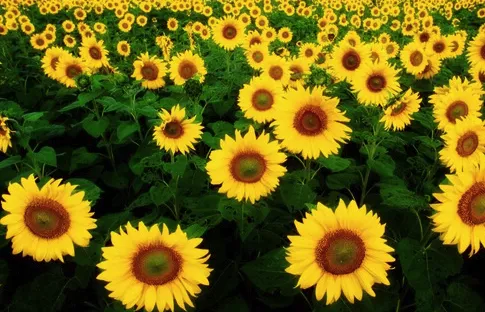
#> input picture PicsForCode/FeatureExtract/flower.webp, 485 x 312 px, found by its file name
$ python MySIFTCopy.py
#> lines starting #> are read from the running program, lines starting #| are printed output that depends on the picture; after the words box and inside, x2 and y2 are one past the last pixel; in counts of white or black regions, pixels touching at a corner belong together; long printed decimals are rounded
# Scale-Invariant Feature Transform
import cv2
import numpy as np
import math

class MyDifferenceOfGaussianPyramid():
    """
    ClassName       :   高斯差分金字塔 \n
    ClassDescribe   :   \n
    Specification   :   \n
    """

    def __init__(self, imgOrigin, octaveNumOfPyramid = None, wantedUsefulDOGs = None, T=0.04, visualGenerate = False):
        """
        FunctionDescribe:
                            Init the DOGs Pyramid. Octaves模拟近大远小，高斯核卷积模拟清晰和模糊 \n
        InputParameter  :
                            ① \n
                            ②octaveNumOfPyramid(>0) : 如果是None，则使用论文推荐值 \n
                            ③wantedUsefulDOGs(>0)   : 一层octave差分得到的DOGs中可用于三维特征提取的层数，其值+3即为一层octave所含的slices数量 \n
                                                        +3的解释：首先DOGs的上下两层不能使用(无法求导找极值点)，所以+2;其次是差分所得，所以要再+1 \n
        OutputParameter :
                            ①②③④⑤⑥⑦⑧⑨⑩ \n
        Specification   :
                            Related Blog : https://www.bilibili.com/video/BV1Qb411W7cK/ \n
        """
        if len(imgOrigin.shape)!=2:  # 图片维数必须为2
            print("[myDifferenceOfGaussianPyramid::__init__] : The img's dimension is not 2.")
            exit(-1)
        self.imgOrigin = imgOrigin

        if octaveNumOfPyramid is None :
            self.octaveNumOfPyramid = int(math.log2(min(imgOrigin.shape[0], imgOrigin.shape[1])))-3  # 金字塔大层数（论文推荐数量）
        elif octaveNumOfPyramid < 0:
            print("[myDifferenceOfGaussianPyramid::__init__] : octaveNumOfPyramid < 0.")
            exit(-1)

        if wantedUsefulDOGs is None:  # 没传入值，默认 sliceNumOfOctave = 10
            self.wantedUsefulDOGs = 12
            self.sliceNumOfOctave = 15  # 12 + 3
        elif wantedUsefulDOGs < 0:  # 给不合理的值
            print("[myDifferenceOfGaussianPyramid::__init__] : wantedUsefulDOGs < 0.")
            exit(-1)
        else:  # 正常wantedUsefulDOGs值 + 3得到sliceNumOfOctave
            self.wantedUsefulDOGs = wantedUsefulDOGs
            self.sliceNumOfOctave = self.wantedUsefulDOGs + 3

        self.sigmaGainPerSlice = 2**(1/wantedUsefulDOGs)  # 同一Octave中，相邻slice的sigma增益（论文推荐值）
        self.sigmaGainPerOctave = 2  # 相邻octave的sigma增益（论文推荐值，self.sigmaGainPerSlice的wantedUsefulDOGs次方，即为2）
        self.allOctaves = []  # 创建Octaves数组
        self.pyramidFirstSigma = math.sqrt(1.6**2-0.5**2)  # 论文经验值
        self.visualGenerate = visualGenerate
        self.T = T
        self.generateGaussianOctaves()  # 在初始化时，顺便构建高斯金字塔(不是差分)

    def generateGaussianOctaves(self):
        tempOctaveImg = self.imgOrigin
        tempOctaveSigma = self.pyramidFirstSigma
        for octaveID in range(self.octaveNumOfPyramid):  # idx小的在下
            tempOctave = self.MyOctave(octaveID, self.sliceNumOfOctave, tempOctaveImg, tempOctaveSigma
                                        , self.sigmaGainPerSlice, self.wantedUsefulDOGs, self.T, self.visualGenerate)  # 会自动调用slice的generate函数

            (self.allOctaves).append(tempOctave)  # 加入金字塔

            tempOctaveImg = cv2.pyrDown(tempOctaveImg)  # 为上一层做准备，下采样，缩小为1/2
            tempOctaveSigma = tempOctaveSigma*self.sigmaGainPerOctave


    class MyOctave():
        """
        ClassName       :
        ClassDescribe   :   内部类
        Specification   :
        """
        def __init__(self, octaveID, sliceNumOfOctave, octaveGrayImg, octaveFirstSigma, sigmaGainPerSlice, wantedUsefulDOGs, T, visualGenerate = False):
            self.octaveID = octaveID  # octave的编号，小的在下，尺寸跟大
            self.sliceNumOfOctave = sliceNumOfOctave  # octave所含slice数量
            self.DOGNumOfOctave = sliceNumOfOctave -1  # octave所含DOG数量
            self.octaveGrayImg = octaveGrayImg  # 高斯卷积所用的原始图像
            self.slicesShape = octaveGrayImg.shape  # slice尺寸(slice 和 DOG 尺寸相同)
            # [sigma, row, col]
            self.octaveGaussianImgs = np.zeros((self.sliceNumOfOctave,self.slicesShape[0],self.slicesShape[1]),dtype=np.float32)  # 高斯卷积后的各个图像
            # [sigma, row, col]
            self.octaveDOGs = np.zeros((self.DOGNumOfOctave,self.slicesShape[0],self.slicesShape[1]),dtype=np.float32)  # 一层octave差分结果
            self.octaveFirstSigma = octaveFirstSigma  # 初始sigma
            self.octaveSigmas = []  # 高斯卷积的各个sigma
            self.sigmaGainPerSlice = sigmaGainPerSlice  # slice间的sigma放大比例
            self.octaveGaussianKSize = []  # 高斯卷积核的大小
            self.wantedUsefulDOGs = wantedUsefulDOGs
            self.T = T
            self.visualGenerate = visualGenerate
            self.preciseKeyPointsPosInOctaveList = []
            self.preciseKeyPointsPosInOriginImgList = []
            self.generateOctaveSlices()  # 初始化时，顺便将slices生成
            self.generateOctaveDOGs()

        def generateOctaveSlices(self):
            tempSigma = self.octaveFirstSigma
            for sliceID in range(self.sliceNumOfOctave):
                tempKSize = self.get2DGaussianKernelSizeBySigma(tempSigma)
                (self.octaveGaussianKSize).append(tempKSize)

                tempGaussianImg = cv2.GaussianBlur(self.octaveGrayImg, ksize=tempKSize, sigmaX=tempSigma)
                (self.octaveGaussianImgs)[sliceID] = cv2.GaussianBlur(self.octaveGrayImg, ksize=tempKSize, sigmaX=tempSigma)

                (self.octaveSigmas).append(tempSigma)

                if self.visualGenerate:
                    print("[MyOctave] : ", "octaveID : ", self.octaveID, " | slicesShape : "
                            , self.slicesShape, " | sliceID : " ,sliceID ," | kSize : ", tempKSize ," | sigma : ", tempSigma)
                    cv2.imshow("tempGaussianImg", tempGaussianImg)
                    cv2.waitKey(200)
                    cv2.destroyAllWindows()

                tempSigma = tempSigma*self.sigmaGainPerSlice  # 为下一次sigma做准备

        def generateOctaveDOGs(self):
            for tempDOGID in range(self.DOGNumOfOctave):
                tempDOG = self.octaveGaussianImgs[tempDOGID]-self.octaveGaussianImgs[tempDOGID+1]
                (self.octaveDOGs)[tempDOGID] = tempDOG
                if self.visualGenerate:
                    cv2.imshow("tempGaussianImg", tempDOG)
                    cv2.waitKey(200)
                    cv2.destroyAllWindows()

        def get2DGaussianKernelSizeBySigma(self, sigma):  # 使用sigma反推kernelSize，二维元组
            # 利用OpenCV函数： getGaussianKernel()中的ksize推sigma进行反推  # 也有别的反推策略(×3+1、×6+1)
            # https://docs.opencv.org/4.x/d4/d86/group__imgproc__filter.html#gac05a120c1ae92a6060dd0db190a61afa
            # kernelLen = int(((sigma-0.8)/0.3+1)*2+1)  # 利用OpenCV函数反推
            kernelLen = int(3*sigma +1)  # ×3+1的反推策略

            if kernelLen%2.0==0:  # 保证为奇数
                kernelLen = kernelLen+1
            return (kernelLen,kernelLen)

        def locateDiscreteKeyPointsInDOGs(self, wantedUsefulDOGs):
            # 先使用threshold筛选
            contrastThreshold = (self.T)/wantedUsefulDOGs  # 高要求
            # pointThreshold = 0.5*(self.T)/wantedUsefulDOGs  # 低要求
            pointsAfterThresholdInBool = (self.octaveDOGs)>contrastThreshold  # 矩阵操作，返回一个相同形状的布尔值矩阵
            print("[locateDiscreteKeyPointsInDOGs] : No.%d Octave's DOGs' shape"%(self.octaveID),self.octaveDOGs.shape)
            print("[locateDiscreteKeyPointsInDOGs] : No.%d Octave's DOGs 共有 %d 个点超过阈值 %f"%(self.octaveID, pointsAfterThresholdInBool.sum(), contrastThreshold))
            # 找出离散的极值点
            discreteExtremaPointsInBool = np.zeros_like(pointsAfterThresholdInBool, dtype=bool)
            for i in range(1,(self.octaveDOGs).shape[0]-1):  # sigma
                for j in range(1,(self.octaveDOGs).shape[1]-1):  # row
                    for k in range(1,(self.octaveDOGs).shape[2]-1):  # col
                        if pointsAfterThresholdInBool[i,j,k]:  # bool值表示是否通过Threshold检查
                            surroudCube = (self.octaveDOGs)[i-1:i+1,j-1:j+1,k-1:k+1]
                            maxValInCube = surroudCube.max(); minValInCube = surroudCube.min()
                            tempPointVal = (self.octaveDOGs)[i,j,k]  # 当前点的值

                            # if (maxValInCube == tempPointVal and (surroudCube==maxValInCube).sum()==1) \
                            # or (minValInCube == tempPointVal and (surroudCube==minValInCube).sum()==1):  # 极大或极小都算，且周围不允许一样大的或小的
                            if (maxValInCube == tempPointVal) or (minValInCube == tempPointVal):  # 极大或极小都算，且周围允许有一样的
                                discreteExtremaPointsInBool[i,j,k] = True
            print("[locateDiscreteKeyPointsInDOGs] : No.%d DOGs 共有 %d 个离散极值点"%(self.octaveID, discreteExtremaPointsInBool.sum()))
            return discreteExtremaPointsInBool

        def locatePreciseKeyPointsInDOGs(self, discreteExtremaPointsInBool, iterateMaxTimes=5, totalOffsetUpperLimit=5, stopOnceOffsetLimit=0.5, derivMatCoeff=80):
            """
            找出亚像素极值点
            Related Blogs
            [关键点定位](https://blog.csdn.net/shiyongraow/article/details/78296710)
            [SIFT算法详解](https://blog.csdn.net/zddblog/article/details/7521424)
            [Sift 关键点检测](https://zhuanlan.zhihu.com/p/462061756)
            """
            contrastThreshold = self.T/self.wantedUsefulDOGs
            singularMatrixPoints = 0
            outOfBoundPoints = 0
            noChangeInfeasiblePoints = 0
            keyPointsPosConvertCoeff = 2**(self.octaveID)  # 从Octave中关键点坐标转为原图中的坐标所要乘的系数
            # self.preciseKeyPointsPosInOctaveList = np.zeros_like(discreteExtremaPointsInBool, dtype=bool)  # 和离散一个形状
            for i in range(1,(self.octaveDOGs).shape[0]-1):
                for j in range(1,(self.octaveDOGs).shape[1]-1):
                    for k in range(1,(self.octaveDOGs).shape[2]-1):
                        if discreteExtremaPointsInBool[i,j,k]==True:  # 从离散极值点开始搜索
                            # 在该点做三元二阶泰勒展开，以获取跟精确的极值点位置
                            pointOrigin = np.matrix([[i],[j],[k]],dtype=np.int32)  # 初始点位置(i,j,k)
                            iterPoint = pointOrigin.copy()  # 记录迭代点的坐标
                            totalOffset = np.zeros_like(pointOrigin,dtype=np.float32)  # 记录迭代的总的偏移量，初始为全零
                            for iter in range(iterateMaxTimes):  # 限制迭代次数
                                derivRowVector, hessianMatrix = self.computeDerivativeAndHessianMatrix(iterPoint, derivMatCoeff)
                                if(np.linalg.det(hessianMatrix)==0):  # 避免后续遇到奇异值矩阵无法迭代
                                    # print("[locatePreciseKeyPointsInDOGs] : Singular Hessian Matrix at point",(i,j,k)," | Iteration : ", iter)
                                    # print(hessianMatrix)
                                    singularMatrixPoints += 1
                                    break
                                tempOffsetFloat = -(hessianMatrix.I)*(derivRowVector.T)  # 矩阵对象可以通过 .I 更方便的求逆
                                tempOffsetInt = (np.round(tempOffsetFloat)).astype(dtype=np.int32)
                                iterPoint += tempOffsetInt  # 更新当前迭代点的位置

                                # 判断迭代点是否还在范围内
                                posS=iterPoint[0,0]; posX=iterPoint[1,0]; posY=iterPoint[2,0]
                                if (posS<1 or posS>(self.octaveDOGs).shape[0]-2) \
                                or (posX<1 or posX>(self.octaveDOGs).shape[1]-2) \
                                or (posY<1 or posY>(self.octaveDOGs).shape[2]-2):  # 迭代点位置超出范围
                                    outOfBoundPoints += 1
                                    break  # 跳过当前点的后续迭代

                                totalOffset += tempOffsetInt  # 更新总偏移量

                                if (tempOffsetFloat.__abs__()<stopOnceOffsetLimit).sum() == 3:  # 相邻两次迭代的三个分量的偏移都在容许范围内，当前迭代点可能为极值(不一定是(i,j,k))
                                    if (totalOffset.__abs__()<totalOffsetUpperLimit).sum() == 3:  # 和最初的位置的偏移可以接受，符合泰勒展开在初始点附近近似的要求
                                        tempFunctionVal = (self.octaveDOGs)[i,j,k] + 0.5*derivRowVector*tempOffsetFloat  # derivRowVector(1,3)  tempOffsetFloat(3,1)
                                        hessianMatrixXY = hessianMatrix[1:,1:]  # 3×3hessian右下2×2为XY的矩阵
                                        trHessianXY = hessianMatrixXY.trace()
                                        detHessianXY = np.linalg.det(hessianMatrixXY)
                                        # 消除低对比度的点以及边缘效应
                                        if abs(tempFunctionVal) < contrastThreshold:
                                            break
                                        if not ((detHessianXY>0) and ((trHessianXY**2/detHessianXY)<12.1)):
                                            break
                                        # 通过检查
                                        if [posS,posX,posY] not in self.preciseKeyPointsPosInOctaveList:
                                            (self.preciseKeyPointsPosInOctaveList).append([posS,posX,posY])
                                            (self.preciseKeyPointsPosInOriginImgList).append([posS,posX*keyPointsPosConvertCoeff,posY*keyPointsPosConvertCoeff])

                                        # print("[locatePreciseKeyPointsInDOGs] : ",(posS,posX,posY))
                                        break  # 无论如何都break
                                elif (tempOffsetFloat.__abs__()<1.0).sum() == 3:  # 如果三个坐标变化量不都在容许范围内却又不至于改变当前坐标，则不会收敛了，跳过该点
                                    noChangeInfeasiblePoints += 1
                                    break
            print("[locatePreciseKeyPointsInDOGs] : No.%d DOGs 共有 %d 个亚像素极值点"%(self.octaveID, len(self.preciseKeyPointsPosInOctaveList)))
            print("[locatePreciseKeyPointsInDOGs] : singularMatrixPoints    :%d"%(singularMatrixPoints))
            print("[locatePreciseKeyPointsInDOGs] : outOfBoundPoints        :%d"%(outOfBoundPoints))
            print("[locatePreciseKeyPointsInDOGs] : noChangeInfeasiblePoints:%d"%(noChangeInfeasiblePoints))
            print(self.preciseKeyPointsPosInOctaveList)
            print("len(self.preciseKeyPointsPosInOctaveList) : ",len(self.preciseKeyPointsPosInOctaveList))
            print(self.preciseKeyPointsPosInOriginImgList)
            print("len(self.preciseKeyPointsPosInOriginImgList) : ",len(self.preciseKeyPointsPosInOriginImgList))
            self.showPreciseKeyPointsInOriginImg()


        def computeDerivativeAndHessianMatrix(self, pointCol3D, derivMatCoeff):
            """利用有限差分法求导，pointCol3D是(3*1)列向量，derivMatCoeff用于后续缩放系数"""
            # 一阶偏导和二阶偏导的放缩系数
            # 如果这些系数小于1，则相乘后得到的hessian矩阵变小，之后迭代所利用的hessian.inv变大
            # 如果这些系数大于1，则相乘后得到的hessian矩阵变大，之后迭代所利用的hessian.inv变小
            firstDerivCoeff = 1/(2*derivMatCoeff)
            secondDerivCoeff = 1/(derivMatCoeff*derivMatCoeff)
            crossDerivCoeff = 1/(4*derivMatCoeff*derivMatCoeff)

            # 提取点坐标[sigma,row,col] 对应 [s,x,y]
            s = pointCol3D[0,0]; x = pointCol3D[1,0]; y = pointCol3D[2,0]
            # 一阶偏导
            ds = (self.octaveDOGs[s+1,x,y]-self.octaveDOGs[s-1,x,y])*firstDerivCoeff  # 同一层octave，s越大sigma越大
            dx = (self.octaveDOGs[s,x+1,y]-self.octaveDOGs[s,x-1,y])*firstDerivCoeff
            dy = (self.octaveDOGs[s,x,y+1]-self.octaveDOGs[s,x,y-1])*firstDerivCoeff
            # 二阶偏导
            dss = (self.octaveDOGs[s+1,x,y]+self.octaveDOGs[s-1,x,y]-2*self.octaveDOGs[s,x,y])*secondDerivCoeff
            dxx = (self.octaveDOGs[s,x+1,y]+self.octaveDOGs[s,x-1,y]-2*self.octaveDOGs[s,x,y])*secondDerivCoeff
            dyy = (self.octaveDOGs[s,x,y+1]+self.octaveDOGs[s,x,y-1]-2*self.octaveDOGs[s,x,y])*secondDerivCoeff
            # 交叉偏导
            dsx = ((self.octaveDOGs[s+1,x+1,y]+self.octaveDOGs[s-1,x-1,y])-(self.octaveDOGs[s+1,x-1,y]+self.octaveDOGs[s-1,x+1,y]))*crossDerivCoeff
            dxs = dsx
            dxy = ((self.octaveDOGs[s,x+1,y+1]+self.octaveDOGs[s,x-1,y-1])-(self.octaveDOGs[s,x+1,y-1]+self.octaveDOGs[s,x-1,y+1]))*crossDerivCoeff
            dyx = dxy
            dys = ((self.octaveDOGs[s+1,x,y+1]+self.octaveDOGs[s-1,x,y-1])-(self.octaveDOGs[s+1,x,y-1]+self.octaveDOGs[s-1,x,y+1]))*crossDerivCoeff
            dsy = dys
            # 矩阵构建
            DerivRowVector1by3 = np.matrix([ds,dx,dy], dtype=np.float32)
            HessianMat3by3 = np.matrix([[dss,dsx,dsy],
                                        [dxs,dxx,dxy],
                                        [dys,dyx,dyy]],dtype=np.float32)
            # 返回值
            return DerivRowVector1by3, HessianMat3by3

        def showPreciseKeyPointsInOriginImg(self):
            imgWithKeyPoints = self.octaveGrayImg
            for pos in self.preciseKeyPointsPosInOriginImgList:
                # 注意圆心坐标不是row-col坐标系，而是x-y坐标系
                cv2.circle(imgWithKeyPoints,center=(pos[2],pos[1]),radius=pos[0]*4,color=(0,255,0),thickness=1)
            cv2.imshow("imgWithKeyPoints", imgWithKeyPoints)
            cv2.waitKey(0)
            cv2.destroyAllWindows()
            print(self.octaveSigmas)


# [14 lines left out: function MySIFT, not called in this run]


if __name__ == "__main__":
    img = cv2.imread(r"./PicsForCode/FeatureExtract/flower.webp")
#> img is the input picture: shape (312, 485, 3); mean B, G, R 18.5, 96.9, 106.5
    img = cv2.cvtColor(img, cv2.COLOR_BGR2GRAY)
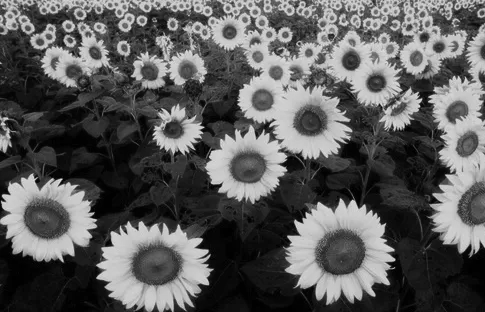
#> img: shape (312, 485); min 0, max 227, mean 90.8
    pyramid = MyDifferenceOfGaussianPyramid(img,None,2,visualGenerate=False)
#> the loop in generateGaussianOctaves, `for octaveID in range(self.octaveNumOfPyramid):` made 5 passes
#> pass 1, in generateGaussianOctaves, `tempOctaveImg = cv2.pyrDown(tempOctaveImg)`:
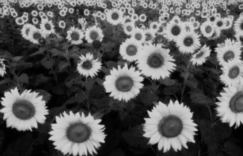
#> tempOctaveImg: shape (156, 243); min 0, max 210, mean 91
#> pass 2, in generateGaussianOctaves, `tempOctaveImg = cv2.pyrDown(tempOctaveImg)`:
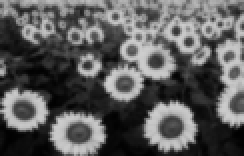
#> tempOctaveImg: shape (78, 122) (shown 2 times larger); min 1, max 207, mean 91.4
#> pass 3, in generateGaussianOctaves, `tempOctaveImg = cv2.pyrDown(tempOctaveImg)`:
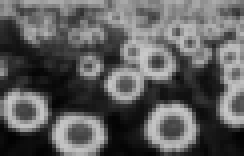
#> tempOctaveImg: shape (39, 61) (shown 4 times larger); min 2, max 201, mean 92.1
#> after the loop in generateGaussianOctaves, `for octaveID in range(self.octaveNumOfPyramid):`: self.allOctaves = 5 items; tempOctaveSigma = 48.64
    discreteExtremaPointsInBool = (pyramid.allOctaves[0]).locateDiscreteKeyPointsInDOGs(pyramid.wantedUsefulDOGs)
#| [locateDiscreteKeyPointsInDOGs] : No.0 Octave's DOGs' shape (4, 312, 485)
#| [locateDiscreteKeyPointsInDOGs] : No.0 Octave's DOGs 共有 260730 个点超过阈值 0.02
#| [locateDiscreteKeyPointsInDOGs] : No.0 DOGs 共有 54429 个离散极值点
    preciseExtremaPointsInBool = (pyramid.allOctaves[0]).locatePreciseKeyPointsInDOGs(discreteExtremaPointsInBool)
#| [locatePreciseKeyPointsInDOGs] : No.0 DOGs 共有 438 个亚像素极值点
#| [locatePreciseKeyPointsInDOGs] : singularMatrixPoints    :4324
#| [locatePreciseKeyPointsInDOGs] : outOfBoundPoints        :49061
#| [locatePreciseKeyPointsInDOGs] : noChangeInfeasiblePoints:0
#> (printed output is left out)
#> after the loop in showPreciseKeyPointsInOriginImg, `for pos in self.preciseKeyPointsPosInOriginImgList:`:
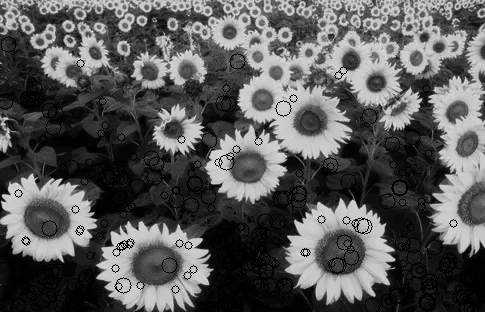
#> imgWithKeyPoints: shape (312, 485); 6.84% of pixels changed, all inside (x1, y1, x2, y2) = (0, 36, 485, 312)


    pass
